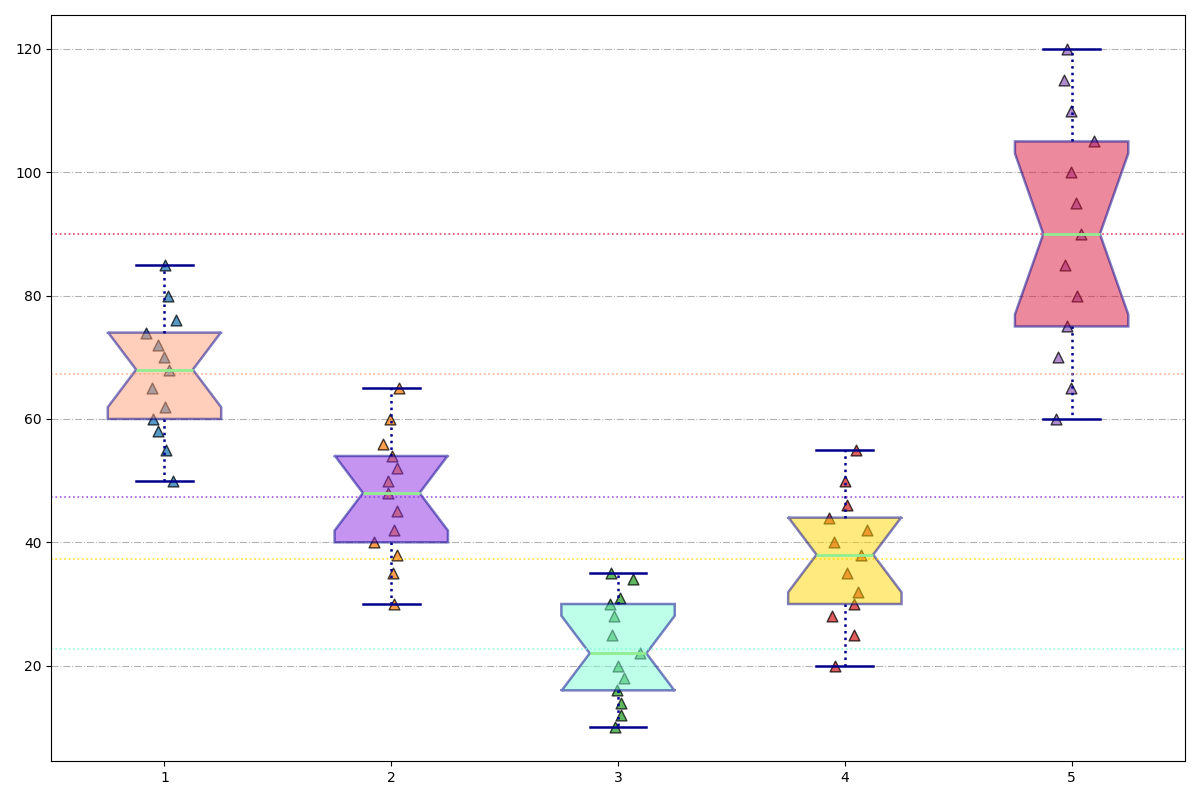

Recreate this plot in Python.
import matplotlib.pyplot as plt
import numpy as np

software_dept = [55, 50, 60, 62, 58, 65, 72, 70, 68, 74, 76, 85, 80]
hardware_dept = [30, 35, 40, 42, 48, 45, 38, 52, 54, 60, 56, 65, 50]
hr_dept = [12, 10, 14, 16, 20, 18, 22, 25, 30, 28, 31, 35, 34]
marketing_dept = [20, 25, 32, 30, 28, 44, 38, 35, 40, 46, 50, 42, 55]
research_dept = [65, 60, 70, 80, 75, 90, 85, 95, 100, 105, 110, 120, 115]

coffee_data = [software_dept, hardware_dept, hr_dept, marketing_dept, research_dept]

fig, ax = plt.subplots(figsize=(12, 8))

bp = ax.boxplot(coffee_data, patch_artist=True, vert=True, notch=True,
                boxprops=dict(color='darkblue', linewidth=1.8),
                medianprops=dict(color='lightgreen', linewidth=2),
                whiskerprops=dict(color='darkblue', linewidth=1.8, linestyle='dotted'),
                capprops=dict(color='darkblue', linewidth=1.8),
                flierprops=dict(marker='x', color='red', alpha=0.6, markersize=10))

# New color palette assignment for the boxes
colors = ['#FFA07A', '#8A2BE2', '#7FFFD4', '#FFD700', '#DC143C']
for patch, color in zip(bp['boxes'], colors):
    patch.set_facecolor(color)
    patch.set_alpha(0.5)

for i, data in enumerate(coffee_data, start=1):
    x = np.random.normal(i, 0.04, size=len(data))
    y = np.array(data)
    ax.scatter(x, y, alpha=0.75, edgecolor='k', s=60, marker='^')

ax.yaxis.grid(True, linestyle='-.', which='major', color='black', alpha=0.3)

for i, dept in enumerate(coffee_data, start=1):
    mean_val = np.mean(dept)
    ax.axhline(mean_val, ls=':', color=colors[i-1], alpha=0.8, linewidth=1.2)

plt.tight_layout()
plt.show()
